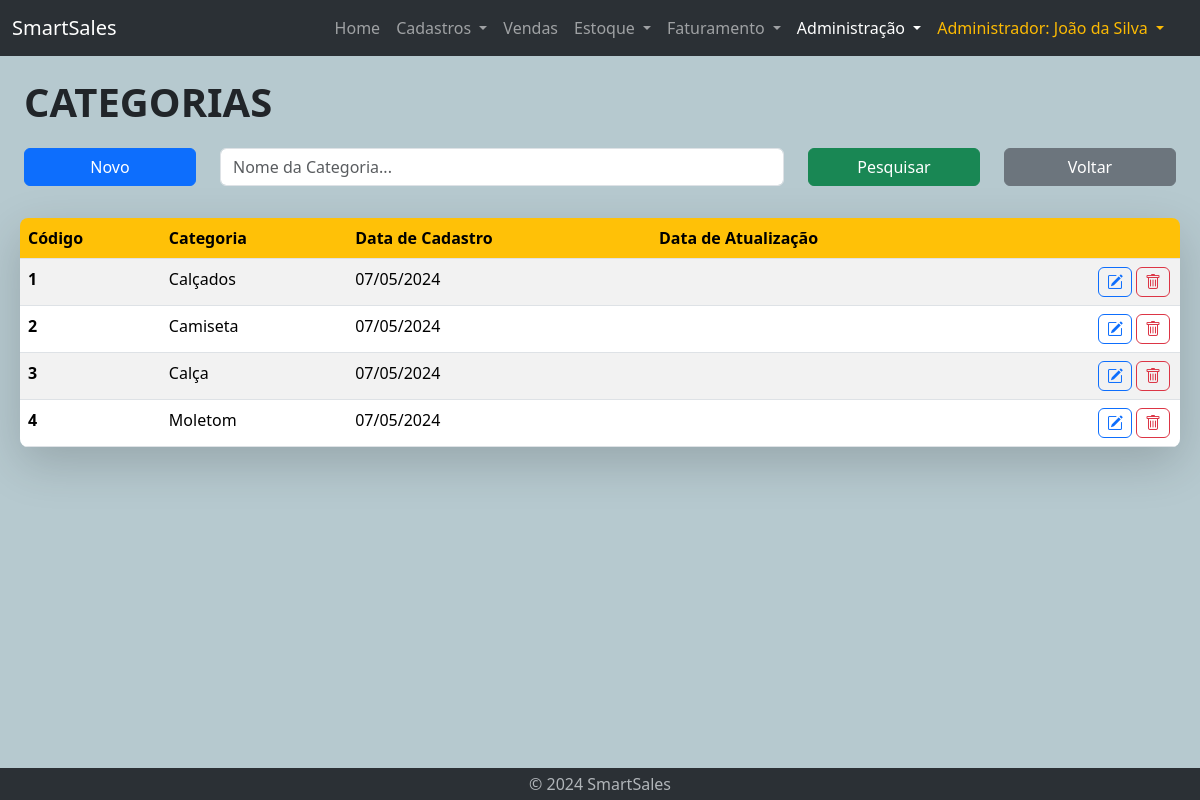
/admin-lst-categoria.php (signed in), run on the app's committed database.
### tables this page shows
CREATE TABLE categoria (
    id int AUTO_INCREMENT PRIMARY KEY,
    nome VARCHAR(255) NOT NULL,
    data_cad DATE,
    data_updt DATE
);

### admin-lst-categoria.php (the view, shortened to what this page needs)
<!DOCTYPE html>
<html lang="en">
<head>
    <?php require "geral/links.php" ?>
</head>
<body id="admin">
    <?php require "geral/navbar.php" ?>
    <?php require 'bd/connection.php'; ?>
    <div class="container-fluid mt-3 home">
        <div class="container-fluid">
            <div class="title-text">
                CATEGORIAS
            </div>
        </div>
        <div class="container-fluid mt-3">
            <form action="admin-lst-categoria.php" method="post">
                <div class="row">
                    <div class="col-lg-2 col-sm-2 col-3">
                        <button type="button" class="btn btn-primary mb-3 w-100" onclick="window.location.href='admin-cad-categoria.php'">Novo</button>
                    </div>
                    <div class="col-lg-6 col-sm-7 col-9">
                            <input type="text" name="nomeCategoria" class="form-control mb-3" id="inputPesquisa" placeholder="Nome da Categoria..."
                                value="<?php echo isset($_POST['nomeCategoria']) ? $_POST['nomeCategoria'] : ''; ?>">
                    </div>
                    <div class="col-lg-2 col-sm-3 col-12">
                        <button type="submit" class="btn btn-success mb-3 w-100">Pesquisar</button>
                    </div>
                    <div class="col-lg-2 col-sm-2 col-12">
                        <button type="button" class="btn btn-secondary mb-3 w-100" onclick="window.location.href='admin-produto.php'">Voltar</button>
                    </div>
                </div>
            </form>
        </div>
        <div class="container-fuid mt-3 ms-lg-2 me-lg-2 shadow-lg rounded-3">
            <?php
                $conn = new mysqli($servername, $username, $password, $database);
                $sql = "SELECT t1.id, t1.nome, t1.data_cad, t1.data_updt FROM categoria t1";
                ?>
                <div class='table-responsive table-wrapper'>
                    <table class='table table-striped table-hover rounded-3 overflow-hidden' id='myTable'>
                	    <thead class='thead-yellow'>
                            <tr>
                                <th scope='col'>Código</th>
                                <th scope='col'>Categoria</th>
                                <th scope='col'>Data de Cadastro</th>
                                <th scope='col'>Data de Atualização</th>
                                <th scope='col'> </th>
                            </tr>
                	    </thead>
                <?php
                if ($result = $conn->query($sql)) {
                    if ($result->num_rows > 0) {
                        echo "<tbody>";
                        while ($row = $result->fetch_assoc() ) {
                            $dataN = explode('-', $row["data_cad"]);
                            $ano_cad = $dataN[0];
                            $mes_cad = $dataN[1];
                            $dia_cad = $dataN[2];
                            $cod = $row["id"];
                            $nova_data_cad = $dia_cad . '/' . $mes_cad . '/' . $ano_cad;
                            echo "<tr>";
                            echo "  <th scope'row'>";
                            echo $cod;
                            echo "  </th><td>";
                            echo $row["nome"];
                            echo "  </td><td>";
                            echo $nova_data_cad;
                            echo "  </td><td>";
                            echo "  </td>";
            ?>
                                <td>
                                    <button type="button" class="btn btn-outline-danger"
                                    data-bs-toggle="tooltip" data-bs-placement="left" data-bs-title="Excluir categoria" data-bs-custom-class="custom-tooltip"
                                    onclick="window.location.href='admin-del-categoria.php?id=<?php echo $cod; ?>'">
                                        <a class="bi bi-trash"></a>
                                    </button>
                                    <button type="button" class="btn btn-outline-primary"
                                    data-bs-toggle="tooltip" data-bs-placement="left" data-bs-title="Editar categoria" data-bs-custom-class="custom-tooltip"
                                    onclick="window.location.href='admin-updt-categoria.php?id=<?php echo $cod; ?>'">
                                        <a class="bi bi-pencil-square"></a>
                                    </button>
                                </td>
                            </tr>
            <?php
                        }
                        echo "</tbody>";
                    }
                    echo "  </table>";
                    echo "</div>";
                } else {
                    echo "Erro executando SELECT: " . $conn->connect_error;
                }
            ?>
        </div>
    </div>
    <?php require "geral/footer.php" ?>
</body>
</html>

### css/style.css (style rules this page uses)
body { display: flex; flex-direction: column; min-height: 100vh; background-color: #b6c9cf; }
.container-fluid.home { flex: 1; margin-bottom: 1rem; }
.title-text { font-weight: 900; font-size: 40px; }
div.table-responsive #myTable .btn { padding: 2px 8px; float: right; margin: 0px 2px; }
div.table-responsive #myTable { margin-bottom: 0px; }
div.table-responsive #myTable a { color: inherit; }
.thead-yellow { --bs-table-color: black; --bs-table-bg: #ffc107; color: var(--bs-table-color); }

### data on the page
categoria: id "1", nome "Calçados", data_cad "07/05/2024"
categoria: id "2", nome "Camiseta", data_cad "07/05/2024"
categoria: id "3", nome "Calça", data_cad "07/05/2024"
categoria: id "4", nome "Moletom", data_cad "07/05/2024"

### other printed values
$_SESSION['cargo_nome'] "Administrador"
$_SESSION['nome'] "João da Silva"
